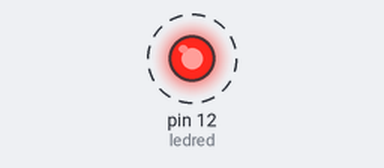
Bench run of a sketch on a simulated Arduino Uno, built with avr-gcc and run on an emulated ATmega328P. Shown: output pins drawn as LEDs (lit = HIGH). Dashed ring = blinking.

Above: at 0.5 s.
Timing chart, 0 to 4.6 s (numbered marks = the images above):
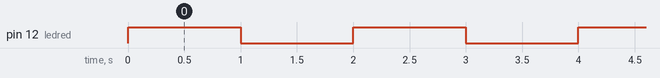

The sketch:

1a.ino
```cpp
int ledred = 12;

void setup() {
  // put your setup code here, to run once:
  pinMode(ledred, OUTPUT);
}

void loop() {
  // put your main code here, to run repeatedly:
  digitalWrite(ledred, HIGH);
  delay(1000);
  digitalWrite(ledred, LOW);
  delay(1000);
}
```

Measured:
- by itself, pin 12 (ledred): alternates HIGH for 1.0 s and LOW for 1.0 s
